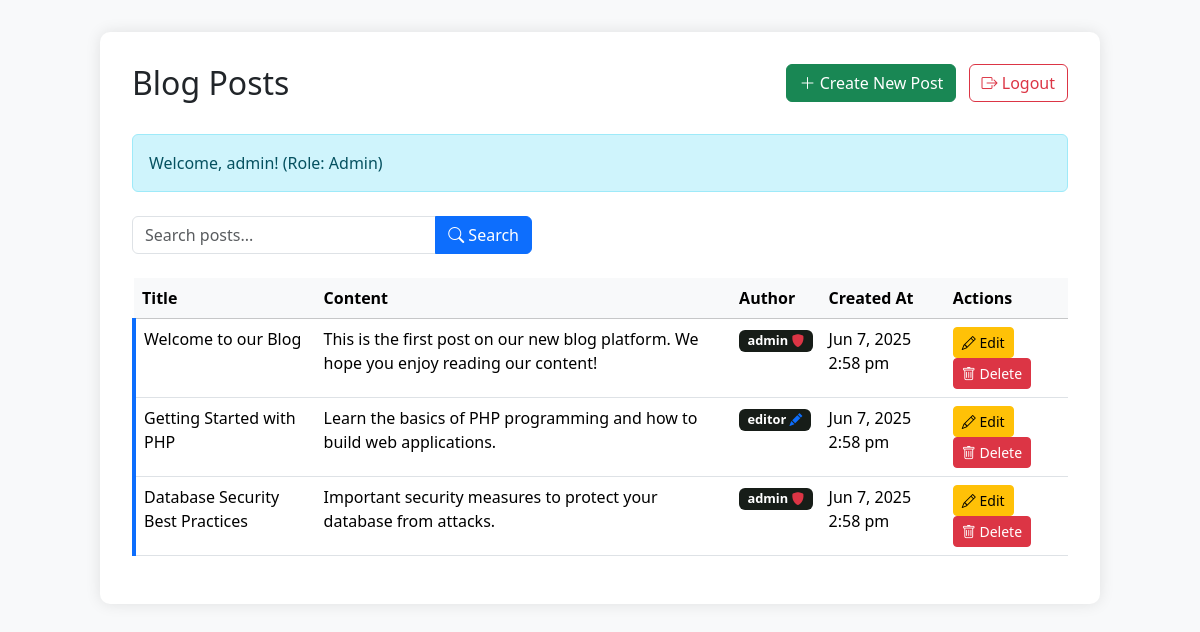
The app's page /read_posts.php (signed in) with its own data.
### tables this page shows
CREATE TABLE IF NOT EXISTS posts (
    id INT AUTO_INCREMENT PRIMARY KEY,
    title VARCHAR(255) NOT NULL,
    content TEXT NOT NULL,
    user_id INT NOT NULL,
    created_at DATETIME DEFAULT CURRENT_TIMESTAMP,
    updated_at DATETIME ON UPDATE CURRENT_TIMESTAMP,
    FOREIGN KEY (user_id) REFERENCES users(id) ON DELETE CASCADE
);

CREATE TABLE IF NOT EXISTS users (
    id INT AUTO_INCREMENT PRIMARY KEY,
    username VARCHAR(50) NOT NULL UNIQUE,
    password VARCHAR(255) NOT NULL,
    role ENUM('admin', 'editor', 'user') DEFAULT 'user',
    created_at DATETIME DEFAULT CURRENT_TIMESTAMP,
    updated_at DATETIME ON UPDATE CURRENT_TIMESTAMP
);

### db.php (called while the page is built, shortened)
<?php
function hasPermission(string $requiredRole): bool {
    $userRole = $_SESSION['user_role'] ?? getUserRole($_SESSION['user_id']);
    $roleHierarchy = ['admin' => 2, 'editor' => 1, 'user' => 0];
    return ($roleHierarchy[$userRole] ?? 0) >= $roleHierarchy[$requiredRole];
}
?>

### read_posts.php (the view, shortened to what this page needs)
<?php
require 'db.php';
$search = isset($_GET['search']) ? sanitizeInput($_GET['search']) : '';
$where = '';
$params = [];
$perPage = 5;
$page = isset($_GET['page']) ? max(1, intval($_GET['page'])) : 1;
$offset = ($page - 1) * $perPage;
$query = "SELECT p.*, u.username, u.role as user_role FROM posts p JOIN users u ON p.user_id = u.id $where ORDER BY p.created_at DESC LIMIT ? OFFSET ?";
$stmt = $pdo->prepare($query);
$paramsWithLimit = array_merge($params, [$perPage, $offset]);
$stmt->execute($paramsWithLimit);
$posts = $stmt->fetchAll();
?>
<!DOCTYPE html>
<html lang="en">
<head>
    <link href="https://cdn.jsdelivr.net/npm/bootstrap@5.3.3/dist/css/bootstrap.min.css" rel="stylesheet">
    <link rel="stylesheet" href="https://cdn.jsdelivr.net/npm/bootstrap-icons@1.11.1/font/bootstrap-icons.css">
</head>
<body>
<div class="container-custom">
    <div class="d-flex justify-content-between mb-4">
        <h2>Blog Posts</h2>
        <div>
            <?php if (hasPermission('editor')): ?>
                <a href="create_post.php" class="btn btn-success me-2">
                    <i class="bi bi-plus-lg"></i> Create New Post
                </a>
            <?php endif; ?>
            <a href="logout.php" class="btn btn-outline-danger">
                <i class="bi bi-box-arrow-right"></i> Logout
            </a>
        </div>
    </div>
    <div class="alert alert-info mb-4">
        Welcome, <?= htmlspecialchars($_SESSION['username'] ?? 'User') ?>!
        (Role: <?= htmlspecialchars(ucfirst($_SESSION['user_role'] ?? 'user')) ?>)
    </div>
    <form method="GET" class="mb-4">
        <div class="input-group search-box">
            <input type="text" name="search" class="form-control" placeholder="Search posts..." value="<?= htmlspecialchars($search) ?>">
            <button class="btn btn-primary" type="submit">
                <i class="bi bi-search"></i> Search
            </button>
        </div>
    </form>
    <div class="table-responsive">
        <table class="table table-hover">
            <thead class="table-light">
                <tr>
                    <th>Title</th>
                    <th>Content</th>
                    <th>Author</th>
                    <th>Created At</th>
                    <th>Actions</th>
                </tr>
            </thead>
            <tbody>
                <?php if (empty($posts)): ?>
                    <tr>
                        <td colspan="5" class="text-center py-4">
                            <?= empty($search) ? 'No posts found.' : 'No posts match your search.' ?>
                        </td>
                    </tr>
                <?php else: ?>
                    <?php foreach ($posts as $post): ?>
                    <tr class="post-card">
                        <td><?= htmlspecialchars($post['title']) ?></td>
                        <td><?= htmlspecialchars(substr($post['content'], 0, 100)) . (strlen($post['content']) > 100 ? '...' : '') ?></td>
                        <td>
                            <span class="badge author-badge">
                                <?= htmlspecialchars($post['username']) ?>
                                <?php if ($post['user_role'] === 'admin'): ?>
                                    <i class="bi bi-shield-fill text-danger"></i>
                                <?php elseif ($post['user_role'] === 'editor'): ?>
                                    <i class="bi bi-pencil-fill text-primary"></i>
                                <?php endif; ?>
                            </span>
                        </td>
                        <td><?= date('M j, Y g:i a', strtotime($post['created_at'])) ?></td>
                        <td>
                            <?php if ($post['user_id'] == $_SESSION['user_id'] || hasPermission('admin')): ?>
                                <a href="update_post.php?id=<?= $post['id'] ?>" class="btn btn-sm btn-warning me-1">
                                    <i class="bi bi-pencil"></i> Edit
                                </a>
                            <?php endif; ?>
                            <?php if (hasPermission('admin')): ?>
                                <a href="delete_post.php?id=<?= $post['id'] ?>" class="btn btn-sm btn-danger" onclick="return confirm('Are you sure you want to delete this post?')">
                                    <i class="bi bi-trash"></i> Delete
                                </a>
                            <?php endif; ?>
                        </td>
                    </tr>
                    <?php endforeach; ?>
                <?php endif; ?>
            </tbody>
        </table>
    </div>
</div>
</body>
</html>

### read_posts.php (style rules this page uses)
body { padding: 2rem; background-color: #f8f9fa; }
.container-custom { max-width: 1000px; margin: auto; background: white; padding: 2rem; border-radius: 10px; box-shadow: 0 0 15px rgba(0,0,0,0.1); }
.post-card { border-left: 4px solid #0d6efd; transition: transform 0.2s; }
.search-box { max-width: 400px; }
.author-badge { font-size: 0.8rem; background-color:rgb(23, 29, 24); }

### records on screen
posts: title "Welcome to our Blog", content "This is the first post on our new blog platform. We hope you enjoy reading our content!", user.username "admin", created_at "Jun 7, 2025 2:58 pm"
posts: title "Getting Started with PHP", content "Learn the basics of PHP programming and how to build web applications.", user.username "editor", created_at "Jun 7, 2025 2:58 pm"
posts: title "Database Security Best Practices", content "Important security measures to protect your database from attacks.", user.username "admin", created_at "Jun 7, 2025 2:58 pm"

### other values on screen
$_SESSION['username'] "admin"
$_SESSION['user_role'] "Admin"
